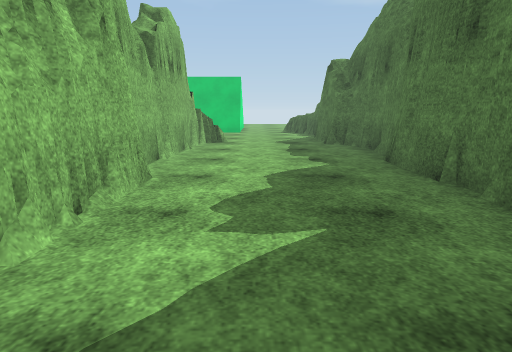
view 1 (above)

16 first-person views from a walk through a scene from a Unity 3-D project. The camera is 1.2 m above the floor, tilts 10° down and sees 70° across. The floor is counted in squares, 1 m on a side. Each view is taken from the middle of a square. On the plan, view 1 faces up. The plan holds only what a view shows up to about 15 squares ahead; the rest is blank. The place goes on beyond the plan. Surface patterns are stand-ins for the level's own textures.

view 2
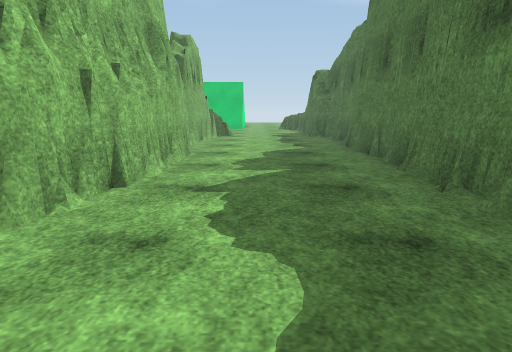

view 3
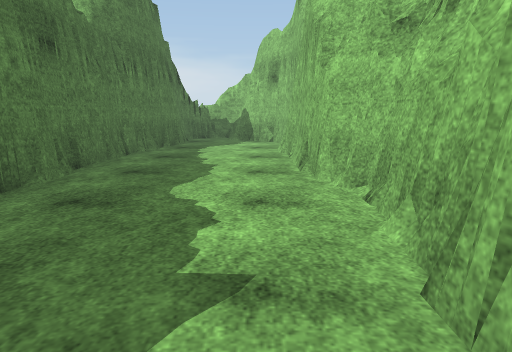

view 4
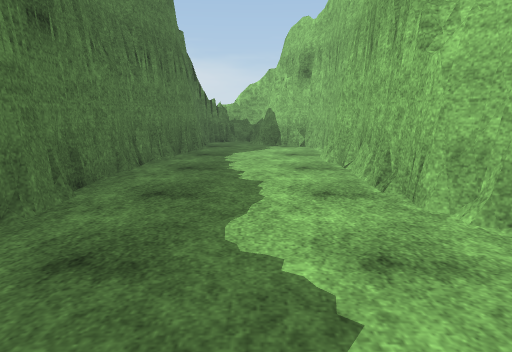

view 5
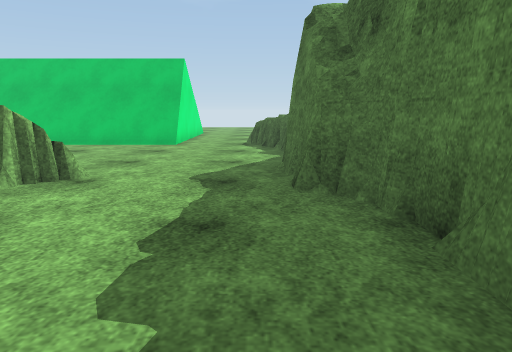

view 6
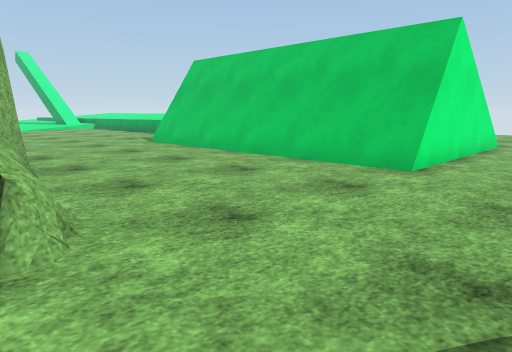

view 7
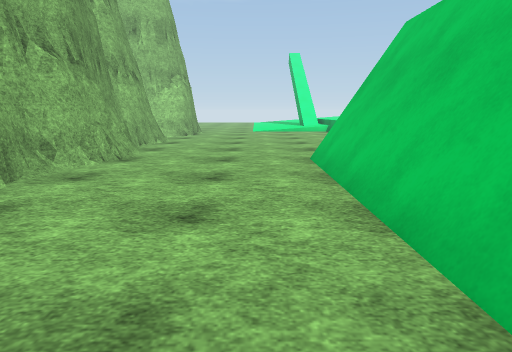

view 8
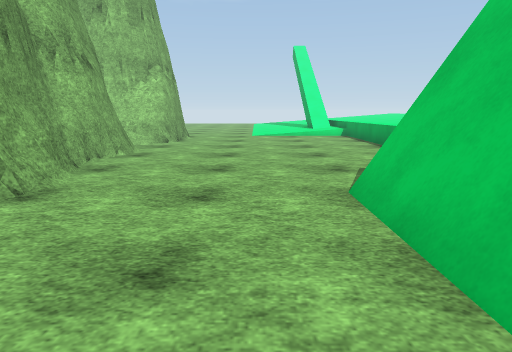

view 9
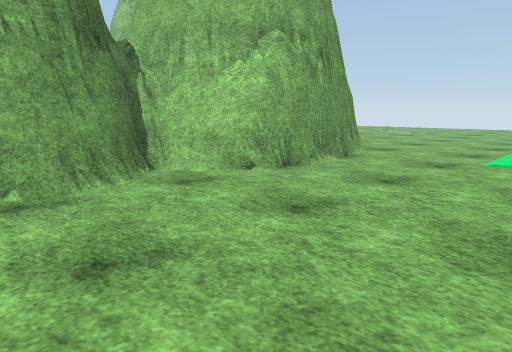

view 10
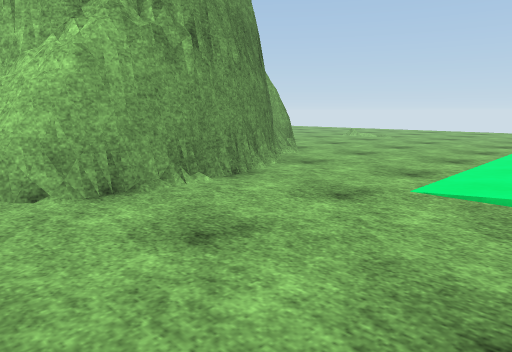

view 11
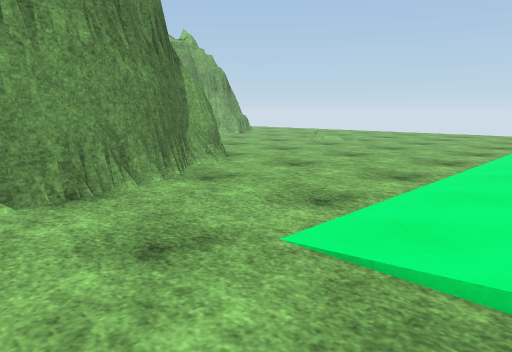

view 12
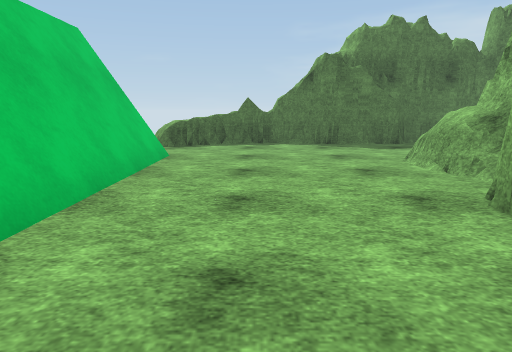

view 13
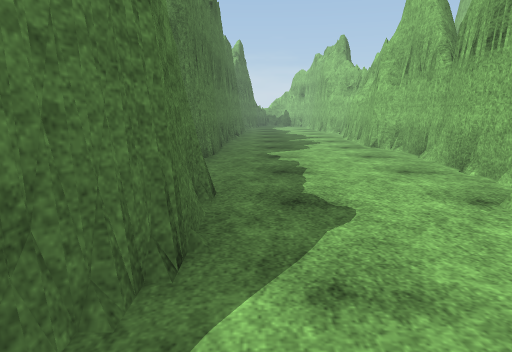

view 14
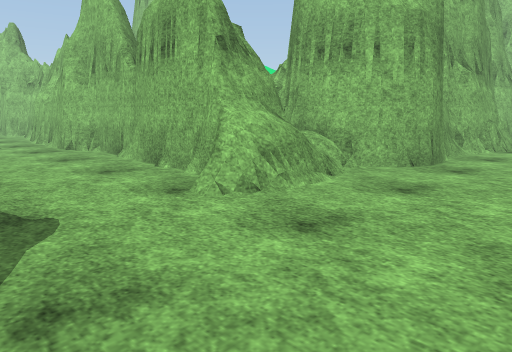

view 15
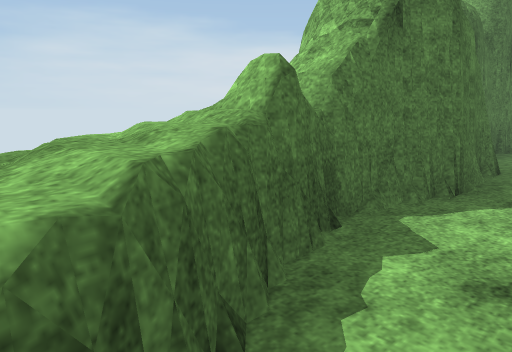

view 16
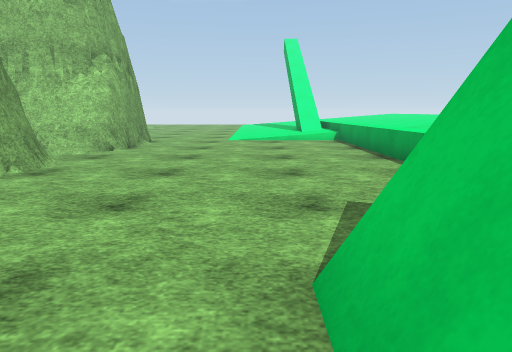

### Floor plan
Key: @ floor where view 1 was taken; # wall or solid block; . main floor; : floor 0.25 m higher than the main floor; = window, fence, low wall or low ledge; ^ raised ledge.
Columns run from 28 left of view 1 to 5 right of it. Each row starts with its distance up from view 1.
 22    :.............###########..^^^
 21 ..............................=^^^
 20 ...............................^^=
 19 ...............................##
 18 ...............................##
 17 .....###.......................#
 16 ..#######.#############........#
 15 =##     ####          ###===...#
 14 ##                     ####....##
 13                           #.....#
 12                           #.....#
 11                          ##.....#
 10                          #......#
  9                          #.....##
  8                          #.....##
  7                          ##....##
  6                           #.....#
  5                           #....##
  4                           #....#
  3                          ##....#
  2                          ##....#
  1                          #.....#
  0                          #..@..#
 -1                          #.....#
 -2                          #.....#
 -3                          ##....#
 -4                           #....#
 -5                           #....#
 -6                           #....#
 -7                           #....#
 -8                           #...##
 -9                           #...#
-10                           #...#
-11                           ##..#
-12                            ##.#
-13                             ###

Where each view was taken, in squares from view 1:
view 1: 0 up, 0 right, facing up
view 2: 4 down, 0 right, facing up
view 3: 4 up, 1 left, facing down
view 4: 2 up, 0 right, facing down
view 5: 8 up, 2 right, facing up
view 6: 14 up, 2 right, facing up-left
view 7: 20 up, 2 left, facing left
view 8: 20 up, 6 left, facing left
view 9: 22 up, 15 left, facing down-left
view 10: 22 up, 19 left, facing down-left
view 11: 22 up, 22 left, facing down-left
view 12: 19 up, 11 left, facing right
view 13: 19 up, 2 right, facing down
view 14: 19 up, 2 right, facing down-left
view 15: 22 up, 1 right, facing down-right
view 16: 21 up, 9 left, facing left
